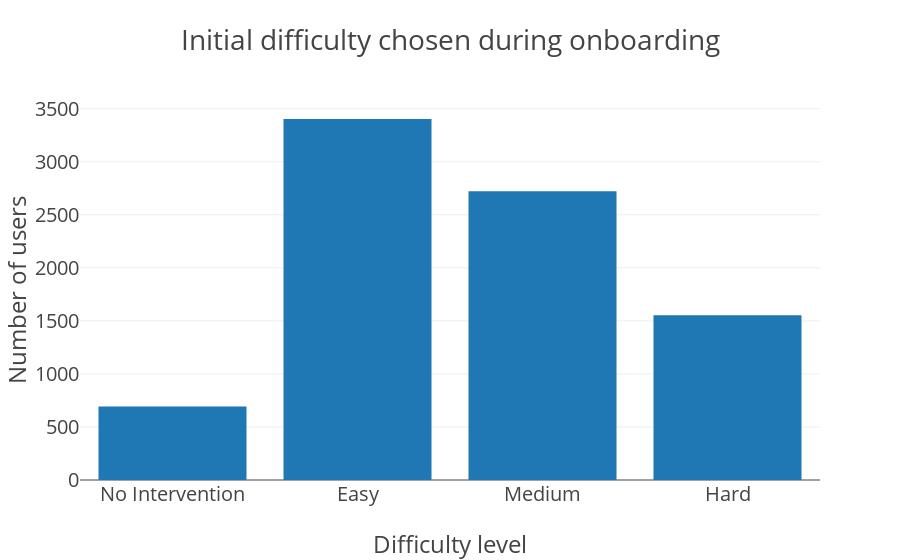

Here is the notebook cell this chart was saved with:
### Code cell
# noexport

plot_initial_chosen_difficulties_per_install()

### Figure 1 — Plotly figure (JSON) as saved in the notebook; plotly's stock layout.template omitted (floating-point values rounded to 4 significant figures)
{"data": [{"orientation": "v", "type": "bar", "uid": "95fea746-39da-4880-b499-961a71ded85c", "x": ["No Intervention", "Easy", "Medium", "Hard"], "y": [694, 3403, 2722, 1553]}], "layout": {"font": {"size": 20}, "title": {"text": "Initial difficulty chosen during onboarding"}, "xaxis": {"title": {"text": "Difficulty level"}}, "yaxis": {"title": {"text": "Number of users"}}}}
